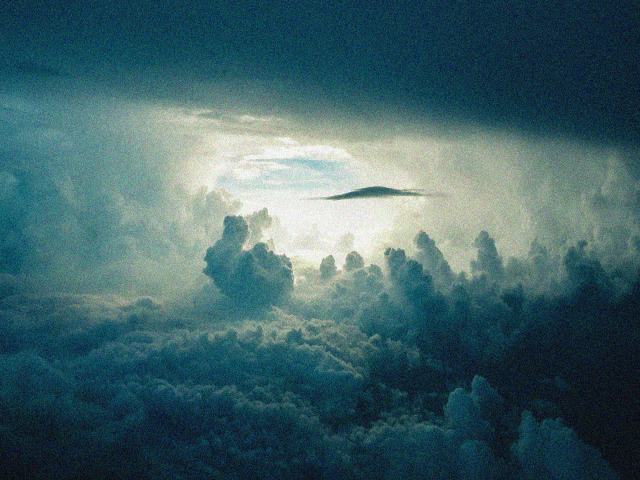
#> input picture Assignment2/input_data/sky.png, 640 x 480 px, found by its file name; the run also reads 1 picture not shown here
$ python Q6.py
#> lines starting #> are read from the running program, lines starting #| are printed output that depends on the picture
# -*- coding: utf-8 -*-
"""
Created on Mon Aug 19 22:20:58 2019

@author: E442282
"""

import numpy as np
import cv2
import os,sys
from matplotlib import pyplot as plt
from numpy.lib.stride_tricks import as_strided


def getColorSpaces(image):
    rgb = cv2.cvtColor(image,cv2.COLOR_RGB2BGR)
    gray = cv2.cvtColor(image,cv2.COLOR_RGB2GRAY)

    return rgb,gray

def getImageDimnesion(image):
    height,width = image.shape[:2]

    return height,width

def showImage(image,title,cmap):
    plt.imshow(image,cmap=cmap)
    plt.axis('off')
    plt.title(title)

def getNormalizedImage(image):
    norm_image=image.copy()
    norm_image = np.maximum(norm_image, np.zeros(norm_image.shape))
    norm_image = np.minimum(norm_image, 255 * np.ones(norm_image.shape))
    norm_image = norm_image.round().astype(np.uint8)

    return norm_image

def splitRGBChannels(image):
  red, green, blue= cv2.split(img)

  return red, green, blue

def applyBilateralFilter(gray,sigma_domain,sigma_range):

    k=sigma_domain
    padding=k//2
    h,w = getImageDimnesion(gray)
    view_shape = tuple(np.subtract(gray.shape, (k,k)) + 1) + (k,k)
    # Create a gausian filter
    gaussX,gaussY = np.meshgrid(np.linspace(-(padding),(padding),k),np.linspace(-(padding),(padding),k))
    kernel_domain = np.exp(-(gaussX**2 + gaussY**2)/(2*(sigma_domain**2)))

    expanded_input = as_strided(gray, shape = view_shape, strides = gray.strides * 2)
    kernel_range = expanded_input -expanded_input[:,:,padding,padding][:,:,np.newaxis,np.newaxis]
    kernel_range = np.exp(-kernel_range/(2*sigma_range**2))
    kernel = kernel_range * kernel_domain

    filtered_gray = np.sum(kernel*expanded_input,axis=(2,3))/np.sum(kernel,axis=(2,3))
    return filtered_gray

img = cv2.imread(r'C:\SAI\IIIT\2019_Monsoon\DIP\Assignment2\input_data\sky.png')
#> img is the input picture: shape (480, 640, 3); mean B, G, R 103.5, 98.1, 65.3
plt.figure(figsize=(20, 20))
rgb,gray=getColorSpaces(img)
#> in getColorSpaces, `gray = cv2.cvtColor(image,cv2.COLOR_RGB2GRAY)`:
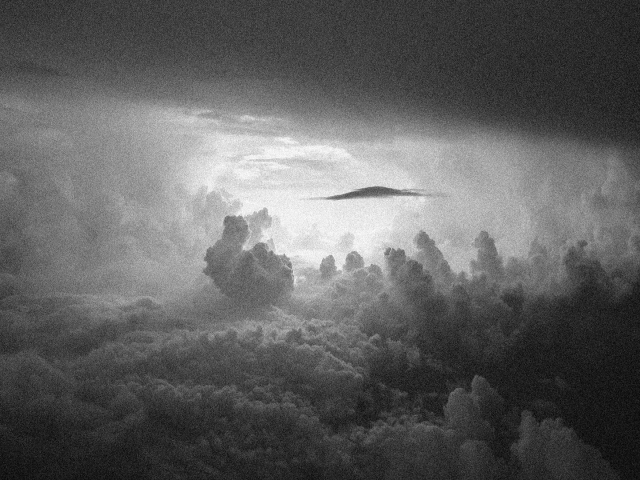
#> gray: shape (480, 640); min 6, max 252, mean 96

img_gt = cv2.imread(r'C:\SAI\IIIT\2019_Monsoon\DIP\Assignment2\input_data\gt_sky.png')
rgb_gt,gray_gt=getColorSpaces(img_gt)


sigma_domain=3
sigma_range=50

sky_bilateral=applyBilateralFilter(gray,sigma_domain,sigma_range)
#> in applyBilateralFilter, `h,w = getImageDimnesion(gray)`: h = 480; w = 640
#> `#plt.show()`:
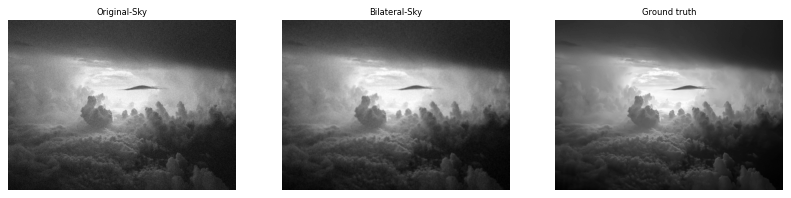
#> figure drawn by matplotlib, 3 panels


plt.subplot(231)
plt.axis('off')
plt.title('Original-Sky')
plt.imshow(gray,cmap='gray')

plt.subplot(232)
plt.axis('off')
plt.title('Bilateral-Sky')
plt.imshow(sky_bilateral,cmap='gray')

plt.subplot(233)
plt.axis('off')
plt.title('Ground truth')
plt.imshow(gray_gt,cmap='gray')

# [36 lines of commented-out code are left out]
